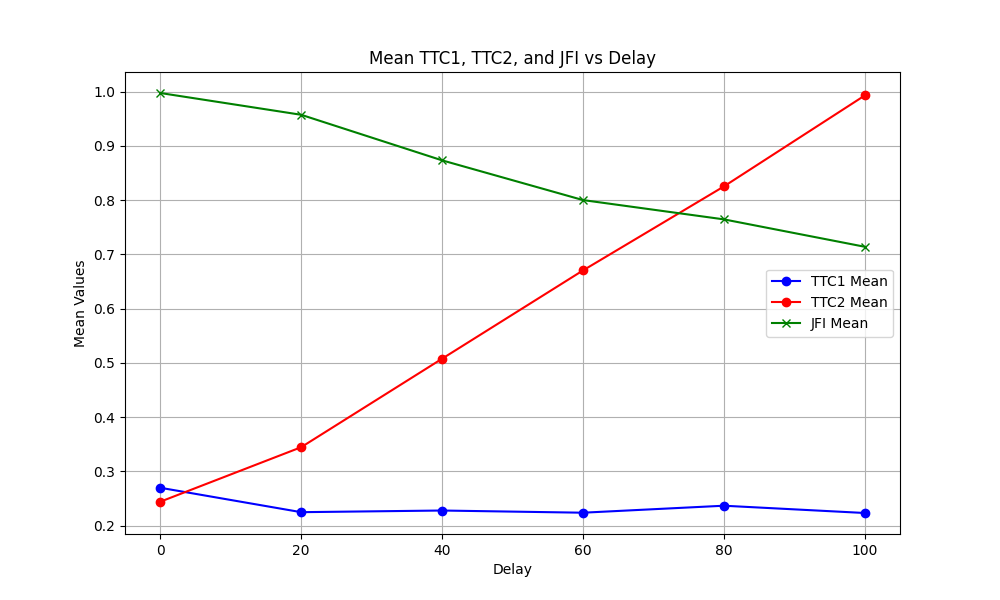

Reproduce this figure in Python.
import pandas as pd
import matplotlib.pyplot as plt

# Read data from CSV file
data = pd.read_csv('p2_fairness.csv')  # Replace 'your_file.csv' with your actual file name

# Grouping the data by 'delay' and calculating the mean for only 'ttc1', 'ttc2', and 'jfi'
grouped_data = data.groupby('delay')[['ttc1', 'ttc2', 'jfi']].mean()

# Extracting the grouped columns
delay = grouped_data.index
ttc1_mean = grouped_data['ttc1']
ttc2_mean = grouped_data['ttc2']
jfi_mean = grouped_data['jfi']

# Plotting
plt.figure(figsize=(10, 6))

# Plotting mean ttc1 and ttc2
plt.plot(delay, ttc1_mean, label="TTC1 Mean", marker='o', color='b')
plt.plot(delay, ttc2_mean, label="TTC2 Mean", marker='o', color='r')

# Plotting JFI mean
plt.plot(delay, jfi_mean, label="JFI Mean", marker='x', color='g')

# Adding labels and title
plt.xlabel("Delay")
plt.ylabel("Mean Values")
plt.title("Mean TTC1, TTC2, and JFI vs Delay")
plt.legend()

# Show plot
plt.grid(True)
plt.savefig("p2_plot.png")
